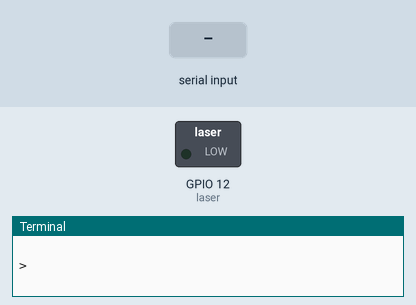
Recording of a program running on a simulated Raspberry Pi (BCM pin numbers). Parts: switched loads named in the program (green lamp = pin HIGH), the last lines printed to the terminal. Inputs (shaded band) come from the test bench.

Above: at 1.2 s.
1.3 s: "o" typed at the terminal, then Enter
At 2.2 s:
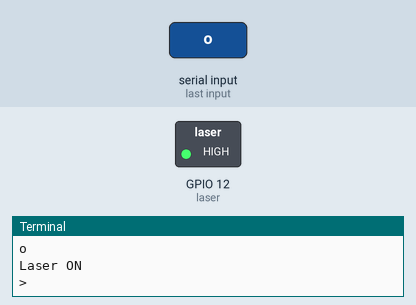
2.8 s: "f" typed at the terminal, then Enter
At 3.4 s:
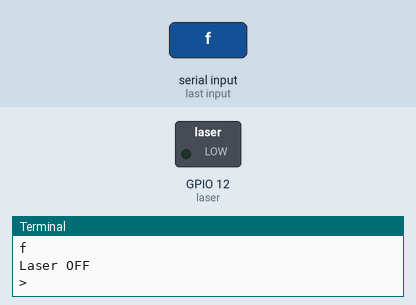
Timing chart, 0 to 5.8 s (numbered marks = the images above; inputs shaded):
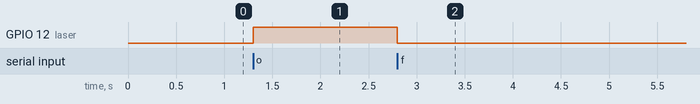

Measured:
- after the input at 1.3 s, GPIO 12 (laser): LOW → HIGH at once
- after the input at 2.8 s, GPIO 12 (laser): HIGH → LOW at once

The program:

laser_gpio_control.py
```python
from gpiozero import DigitalOutputDevice

# Drives an IRF520N MOSFET's gate as a simple on/off switch (not PWM) --
# the MOSFET does the actual switching of the laser's higher-current
# supply, since a Pi GPIO pin alone can't safely source that much current.
LASER_GATE_PIN = 12  # BCM numbering — Pi GPIO12 -> IRF520N "S" pin

laser = DigitalOutputDevice(LASER_GATE_PIN)
print(f"GPIO{LASER_GATE_PIN} ready (driving IRF520N gate).")
print("Type 'o' + Enter to turn laser ON, 'f' + Enter to turn it OFF, 'q' + Enter to quit.\n")

try:
    while True:
        cmd = input("> ").strip().lower()
        if cmd == 'q':
            break
        elif cmd == 'o':
            laser.on()
            print("Laser ON")
        elif cmd == 'f':
            laser.off()
            print("Laser OFF")
        else:
            print("Type 'o', 'f', or 'q'.")
finally:
    laser.off()
    laser.close()
    print("GPIO released.")
```
